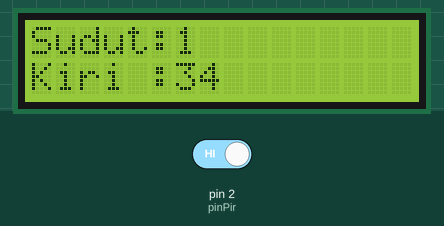
The sketch below on a simulated Arduino Uno, built with avr-gcc and run on an emulated ATmega328P. Parts: 16×2 character LCD. The inputs (shaded band) are chosen by the test bench; at power-on: pin 2 (pinPir) HIGH. EEPROM starts erased; what the sketch prints to the serial monitor is not drawn.

Above: at 3.2 s.
3.3 s: pin 2 (pinPir) driven LOW
At 3.7 s:
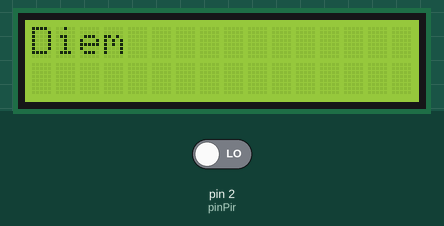
4.8 s: pin 2 (pinPir) driven HIGH
At 5.3 s:
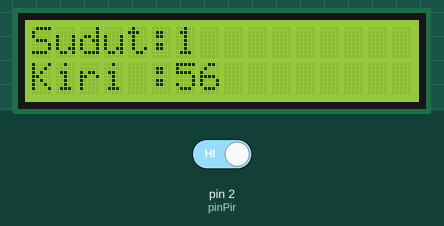
Timing chart, 0 to 7.8 s (numbered marks = the images above; inputs shaded):
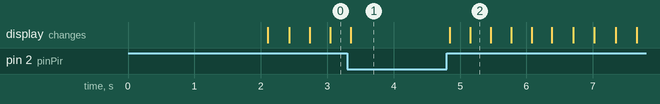

Measured:
- after the input at 3.3 s, the display: changes after 0.05 s (image 1)
- after the input at 4.8 s, the display: first changes after 0.05 s (image 2 shows a later state)

The sketch:

program_inti.ino
```cpp
#include <AccelStepper.h>
#include <EEPROM.h>
#include <Wire.h>
#include <LiquidCrystal_I2C.h>

LiquidCrystal_I2C lcd(0x27, 16, 2);
struct dataMotor {
  int arahPutar;
  float posisiMotor;
  int langka;
};

#define MP1  8
#define MP2  9
#define MP3  10
#define MP4  11
#define pinPir 2

#define MotorInterfaceType 8
AccelStepper stepper = AccelStepper(MotorInterfaceType, MP1, MP3, MP2, MP4);

float maxStep = 1024.12;
float minStep = -10.12;
int maxSudut = 180;
int minSudut = 0;
int cnt;


float SPR = 10.24; //1.8'

int putar;
float sudut;
int kondisi;
int convertSudut;


void setup() {
  Serial.begin(115200);
  pinMode(pinPir, INPUT);
  loadData();
  lcd.init();
  lcd.backlight();

  stepper.setCurrentPosition(sudut);
  stepper.setMaxSpeed(1000);//kecepatan maximum
  stepper.setAcceleration(200);//Set the maximum acceleration in steps per second^2

  lcd.setCursor(0, 0);
  lcd.print("nama");
  lcd.setCursor(0, 1);
  lcd.print("nim");
  delay(2000);
  lcd.clear();
}

void loop() {
  checkKeadaan();
  if (kondisi == 0) {
    lcd.setCursor(0, 0);
    lcd.print("Diem         ");
    lcd.setCursor(0, 1);
    lcd.print("            ");
    Serial.println("tidak ada halangan");
    return;
  }
  motorjalan();
  tampilanLCD();
}

void checkKeadaan() {
  kondisi = digitalRead(pinPir);
  Serial.println(kondisi);
}

void motorjalan() {
  if (putar == 0) {
    if (sudut >= 1024) {
      putar = 1;
      cnt = 0;
      return;
    }
    cnt += 1;
    sudut += SPR;
    Serial.print("kanan:");
    Serial.println(sudut);
    stepper.moveTo(sudut);
    stepper.runToPosition();
  }

  else {
    if (sudut <= 0) {
      putar = 0;
      cnt = 0;
      return;
    }
    cnt += 1;
    sudut -= SPR;
    Serial.print("kiri:");
    Serial.println(sudut);
    stepper.moveTo(sudut);
    stepper.runToPosition();
  }
  Serial.print("langkah:");
  Serial.println(cnt);
  Serial.print("convertSudut:");
  Serial.println(convertSudut);
  saveData();
}

void loadData() {
  int addres;
  dataMotor load;
  EEPROM.get(addres, load);
  putar = load.arahPutar;
  sudut = load.posisiMotor;
  cnt = load.langka;
  Serial.print("arah putaran motor:");
  Serial.println(putar);
  Serial.print("sudut terakhir:");
  Serial.println(sudut);
}

void saveData() {
  int addres;
  dataMotor save = {
    putar,
    sudut,
    cnt
  };
  Serial.print("arah putaran motor:");
  Serial.println(putar);
  Serial.print("sudut update:");
  Serial.println(sudut);
  Serial.print("langkah update:");
  Serial.println(cnt);
  Serial.println("save sukses");
  EEPROM.put(addres, save);
}

void tampilanLCD() {
  convertSudut = map(sudut, minStep, maxStep, minSudut, maxSudut);
  lcd.setCursor(0, 0);
  lcd.print("Sudut:");
  lcd.print(convertSudut);
  lcd.print("   ");

  if (putar == 0) {
    lcd.setCursor(0, 1);
    lcd.print("Kanan:");
    lcd.print(cnt);
    lcd.print("  ");
  }
  else{
    lcd.setCursor(0, 1);
    lcd.print("Kiri :");
    lcd.print(cnt);
    lcd.print("  ");
  }

}
```
